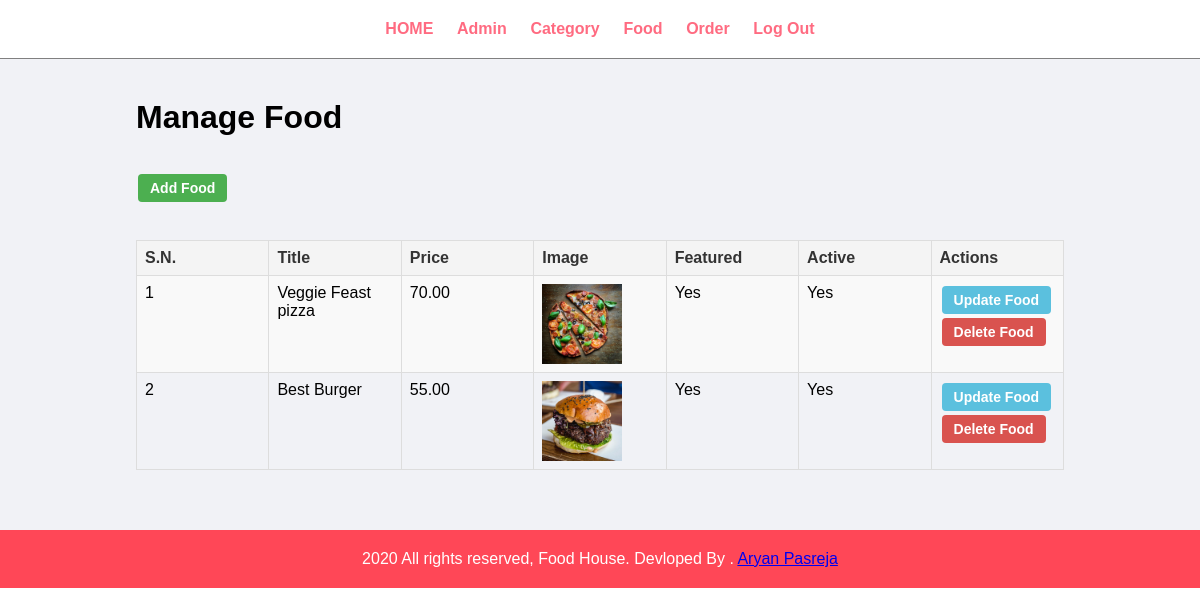
The app's page /admin/manage-food.php (signed in) with its own data.
### tables this page shows
CREATE TABLE `tbl_food` (
  `id` int(10) UNSIGNED NOT NULL,
  `tittle` varchar(100) NOT NULL,
  `description` text NOT NULL,
  `price` decimal(10,2) NOT NULL,
  `image_name` varchar(255) NOT NULL,
  `category_id` int(10) UNSIGNED NOT NULL,
  `feature` varchar(10) NOT NULL,
  `active` varchar(10) NOT NULL
);

### admin/manage-food.php (the view, shortened to what this page needs)
<?php include('partials/menu.php'); ?>
<div class="main-content">
    <div class="wrapper">
        <h1>Manage Food</h1>
        <br><br>
        <a href="<?php echo SITEURL;?>admin/add-food.php" class="btn-primary">Add Food</a>
        <br><br><br>
        <table class="tbl-full">
            <tr>
                <th>S.N.</th>
                <th>Title</th>
                <th>Price</th>
                <th>Image</th>
                <th>Featured</th>
                <th>Active</th>
                <th>Actions</th>
            </tr>
            <?php
                $sql = "SELECT * FROM tbl_food";
                $res = mysqli_query($conn, $sql);
                $count = mysqli_num_rows($res);
                $sn = 1;
                if($count > 0) {
                    while($row = mysqli_fetch_assoc($res)) {
                        $id = $row['id'];
                        $tittle = $row['tittle'];
                        $price = $row['price'];
                        $image_name = $row['image_name'];
                        $featured = $row['feature'];
                        $active = $row['active'];
                        ?>
                        <tr>
                            <td><?php echo $sn++; ?></td>
                            <td><?php echo $tittle; ?></td>
                            <td><?php echo $price; ?></td>
                            <td>
                                <?php
                                if($image_name == "") {
                                    echo "<div class='error'>Image Not Added.</div>";
                                } else {
                                    ?>
                                    <img src="<?php echo SITEURL; ?>images/food/<?php echo $image_name; ?>" width="80px">
                                    <?php
                                }
                                ?>
                            </td>
                            <td><?php echo $featured; ?></td>
                            <td><?php echo $active; ?></td>
                            <td>
                                <a href="<?php echo SITEURL; ?>admin/update-food.php?id=<?php echo $id; ?>" class="btn-secondary">Update Food</a>
                                <a href="<?php echo SITEURL; ?>admin/delete-food.php?id=<?php echo $id; ?>&image_name=<?php echo $image_name; ?>" class="btn-danger">Delete Food</a>
                            </td>
                        </tr>
                        <?php
                    }
                } else {
                    ?>
                    <tr>
                        <td colspan="7"><div class="error">No Food Added.</div></td>
                    </tr>
                    <?php
                }
            ?>
        </table>
    </div>
</div>
<?php include('partials/footer.php'); ?>

### css/admin.css (style rules this page uses)
* { margin: 0; padding: 0; font-family: Arial, Helvetica, sans-serif; }
.wrapper { padding: 1%; width: 80%; margin: 0 auto; }
.tbl-full { width: 100%; }
table tr th { border-bottom: 1px solid black; padding: 1%; text-align: left; }
table tr td { padding: 1%; }
.btn-primary { background-color: #1e90ff; padding: 1%; color: white; text-decoration: none; font-weight: bold; }
.btn-secondary { background-color: #7bed9f; padding: 1%; color: black; text-decoration: none; font-weight: bold; }
.btn-danger { background-color: #ff6b81; padding: 1%; color: white; text-decoration: none; font-weight: bold; }
.main-content { background-color: #f1f2f6; padding: 3% 0; }
.tbl-full { width: 100%; border-collapse: collapse; margin-bottom: 20px; table-layout: fixed; word-wrap: break-word; }
.tbl-full th, .tbl-full td { border: 1px solid #ddd; padding: 8px; text-align: left; vertical-align: top; }
.tbl-full th { background-color: #f4f4f4; color: #333; font-weight: bold; }
.tbl-full tr:nth-child(even) { background-color: #f9f9f9; }
.btn-primary, .btn-secondary, .btn-danger { display: inline-block; padding: 6px 12px; margin: 2px; text-decoration: none; border-radius: 4px; font-size: 14px; }
.btn-primary { background-color: #4CAF50; color: white; }
.btn-secondary { background-color: #5bc0de; color: white; }
.btn-danger { background-color: #d9534f; color: white; }
.wrapper { max-width: 1200px; margin: 0 auto; padding: 20px; }
.main-content { padding: 20px; }

### records on screen
tbl_food: tittle "Veggie Feast pizza", price "70.00", image_name (picture), feature "Yes", active "Yes"
tbl_food: tittle "Best Burger", price "55.00", image_name (picture), feature "Yes", active "Yes"
